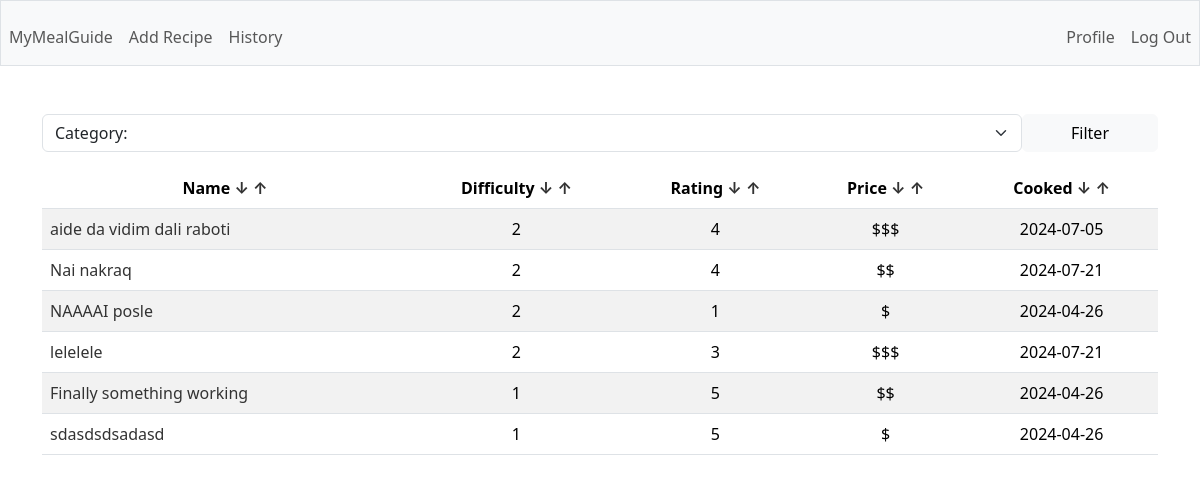
Screenshot of /sort?column=difficulty&way=DESC (signed in) with the database file from the repository.
### tables this page shows
CREATE TABLE recipes (
        id INTEGER PRIMARY KEY AUTOINCREMENT,
        user_id INTEGER,
        name TEXT NOT NULL,
        description TEXT,
        total_time INTEGER,
        category TEXT,
        instructions TEXT,
        difficulty INTEGER,
        rating INTEGER,
        price TEXT,
        last_cooked DATE,
        FOREIGN KEY(user_id) REFERENCES users(id)
    );

### app.py (the view, shortened to what this page needs)
@app.route('/sort')
def sort():
    column = request.args.get('column', default='name').lower()
    way = request.args.get('way', default='ASC')
    category = request.args.get('category', default='').capitalize()
    if category:
        filtered = g.c.execute(f'SELECT id, name, category, difficulty, rating, price, last_cooked FROM recipes WHERE user_id = ? AND category = ?', (session['user_id'], category)).fetchall()
        return render_template('index.html', rows=filtered, columns=COLUMNS, categories=CATEGORIES, category=category)
    if way == 'ASC':
        rows = g.c.execute(f'SELECT id, name, category, difficulty, rating, price, last_cooked FROM recipes WHERE user_id = ? ORDER BY {column}', (session['user_id'],)).fetchall()
    elif way == 'DESC':
        rows = g.c.execute(f'SELECT id, name, category, difficulty, rating, price, last_cooked FROM recipes WHERE user_id = ? ORDER BY {column} DESC', (session['user_id'],)).fetchall()
    return render_template('index.html', rows=rows, columns=COLUMNS, categories=CATEGORIES)

### app.py (called while the page is built)
@app.before_request
def before_request():
    g.db = sqlite3.connect('database.db')
    g.c = g.db.cursor()

@app.teardown_request
def teardown_request(exception):
    db = getattr(g, 'db', None)
    if db is not None:
        db.close()

@app.after_request
def after_request(response):
    response.headers['Cache-Control'] = 'no-cache, no-store, must-revalidate'
    response.headers['Pragma'] = 'no-cache'
    response.headers['Expires'] = '0'
    return response

### templates/index.html (shortened to what this page needs)
{% extends "layout.html" %} {% block title %} Homepage {% endblock %} {% block
main %}
<div class="mb-3">
  <form action="/sort" method="GET" class="d-flex">
    <select
      name="category"
      class="form-select"
      aria-label="Default select example"
    >
      {% if category %}
      <option selected disabled>Category: {{ category }}</option>
      {% else %}
      <option selected disabled>Category:</option>
      {% endif %}
    </select>
    <button class="btn btn-light d-block px-5" type="submit">Filter</button>
  </form>
</div>
<table class="table table-striped">
  <thead>
    <tr>
      {% for c in columns %}
      <th scope="col">
        {{ c.capitalize() }}
        <a href="{{ url_for('sort', column=c, way='DESC')}}">↓</a>
        <a href="{{ url_for('sort', column=c, way='ASC')}}">↑</a>
      </th>
      {% endfor %}
    </tr>
  </thead>
  <tbody>
    {% for row in rows: %}
    <tr>
      <td class="text-start">
        <a href="/recipe/{{ row[0] }}">{{ row[1] }}</a>
      </td>
      <td>{{ row[3] }}</td>
      <td>{{ row[4] }}</td>
      <td>{{ row[5] }}</td>
      <td>{{ row[6]}}</td>
    </tr>
    {% endfor %}
  </tbody>
</table>
{% endblock %}

### static/styles.css (style rules this page uses)
a { text-decoration: none; color: #333; }

### rows the page displays
recipes: name "aide da vidim dali raboti", difficulty "2", rating "4", price "$$$", last_cooked "2024-07-05"
recipes: name "Nai nakraq", difficulty "2", rating "4", price "$$", last_cooked "2024-07-21"
recipes: name "NAAAAI posle", difficulty "2", rating "1", price "$", last_cooked "2024-04-26"
recipes: name "lelelele", difficulty "2", rating "3", price "$$$", last_cooked "2024-07-21"
recipes: name "Finally something working", difficulty "1", rating "5", price "$$", last_cooked "2024-04-26"
recipes: name "sdasdsdsadasd", difficulty "1", rating "5", price "$", last_cooked "2024-04-26"

### other values shown
{{ c.capitalize() }} "Name" "Difficulty" "Rating" "Price" "Cooked"
